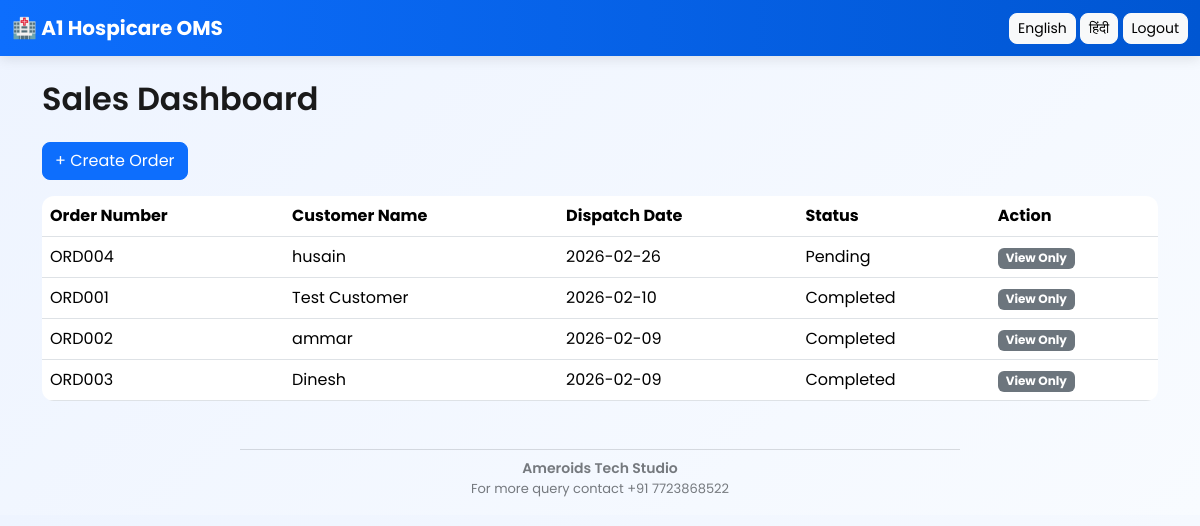
/sales (signed in), run on the app's committed database.
### models.py (models this page shows)
class Order(db.Model):
    id = db.Column(db.Integer, primary_key=True)
    order_number = db.Column(db.String(50), unique=True)
    customer_name = db.Column(db.String(200))
    place_of_supply = db.Column(db.String(200))
    order_date = db.Column(db.Date)
    dispatch_date = db.Column(db.Date)
    delivery_time = db.Column(db.String(50))
    sales_person = db.Column(db.String(100))
    status = db.Column(db.String(50), default="Pending")
    completed_by = db.Column(db.String(100))
    completed_time = db.Column(db.DateTime)

### app.py (the view)
@app.route("/sales")
@login_required
def sales_dashboard():
    delete_old_completed_orders()
    orders = Order.query.order_by(Order.order_date.desc()).all()
    return render_template("sales_dashboard.html", orders=orders)

### app.py (called while the page is built)
def delete_old_completed_orders():
    three_days_ago = datetime.now() - timedelta(days=3)
    old_orders = Order.query.filter(
        Order.status == "Completed",
        Order.completed_time <= three_days_ago
    ).all()
    for order in old_orders:
        OrderItem.query.filter_by(order_id=order.id).delete()
        db.session.delete(order)
    db.session.commit()

@app.context_processor
def inject_translations():
    lang = session.get("lang", "en")
    return dict(translations=translations, lang=lang)

@login_manager.user_loader
def load_user(user_id):
    return User.query.get(int(user_id))

### templates/sales_dashboard.html
{% extends "base.html" %}
{% block content %}
<h2 class="mb-4">{{ translations["sales_dashboard"][lang] }}</h2>
<a href="/create_order" class="btn btn-primary mb-3">
+ {{ translations["create_order"][lang] }}
</a>
<table class="table table-hover align-middle">
<tr>
<th>{{ translations["order_number"][lang] if translations.get("order_number") else "Order Number" }}</th>
<th>{{ translations["customer_name"][lang] }}</th>
<th>{{ translations["dispatch_date"][lang] }}</th>
<th>{{ translations["status"][lang] if translations.get("status") else "Status" }}</th>
<th>{{ translations["action"][lang] if translations.get("action") else "Action" }}</th>
</tr>
{% for order in orders %}
<tr>
<td>{{ order.order_number }}</td>
<td>{{ order.customer_name }}</td>
<td>{{ order.dispatch_date }}</td>
<td>{{ order.status }}</td>
<td>
{% if current_user.username == order.sales_person %}
<a href="/edit_order/{{ order.id }}" class="btn btn-warning btn-sm">
Edit
</a>
{% else %}
<span class="badge bg-secondary">View Only</span>
{% endif %}
</td>
</tr>
{% endfor %}
</table>
{% endblock %}

### templates/base.html (style rules this page uses)
body { font-family: 'Poppins', sans-serif; background: linear-gradient(135deg, #eef4ff, #f8fbff); }
.table { border-radius: 12px; overflow: hidden; }
.btn { border-radius: 8px; transition: 0.2s ease; }
h2 { font-weight: 600; color: #1a1a1a; }

### data on the page
Order: order_number "ORD004", customer_name "husain", dispatch_date "2026-02-26", status "Pending", sales_person "View Only"
Order: order_number "ORD001", customer_name "Test Customer", dispatch_date "2026-02-10", status "Completed", sales_person "View Only"
Order: order_number "ORD002", customer_name "ammar", dispatch_date "2026-02-09", status "Completed", sales_person "View Only"
Order: order_number "ORD003", customer_name "Dinesh", dispatch_date "2026-02-09", status "Completed", sales_person "View Only"

### other printed values
{{ translations["sales_dashboard"][lang] }} "Sales Dashboard"
{{ translations["create_order"][lang] }} "Create Order"
{{ translations["customer_name"][lang] }} "Customer Name"
{{ translations["dispatch_date"][lang] }} "Dispatch Date"
